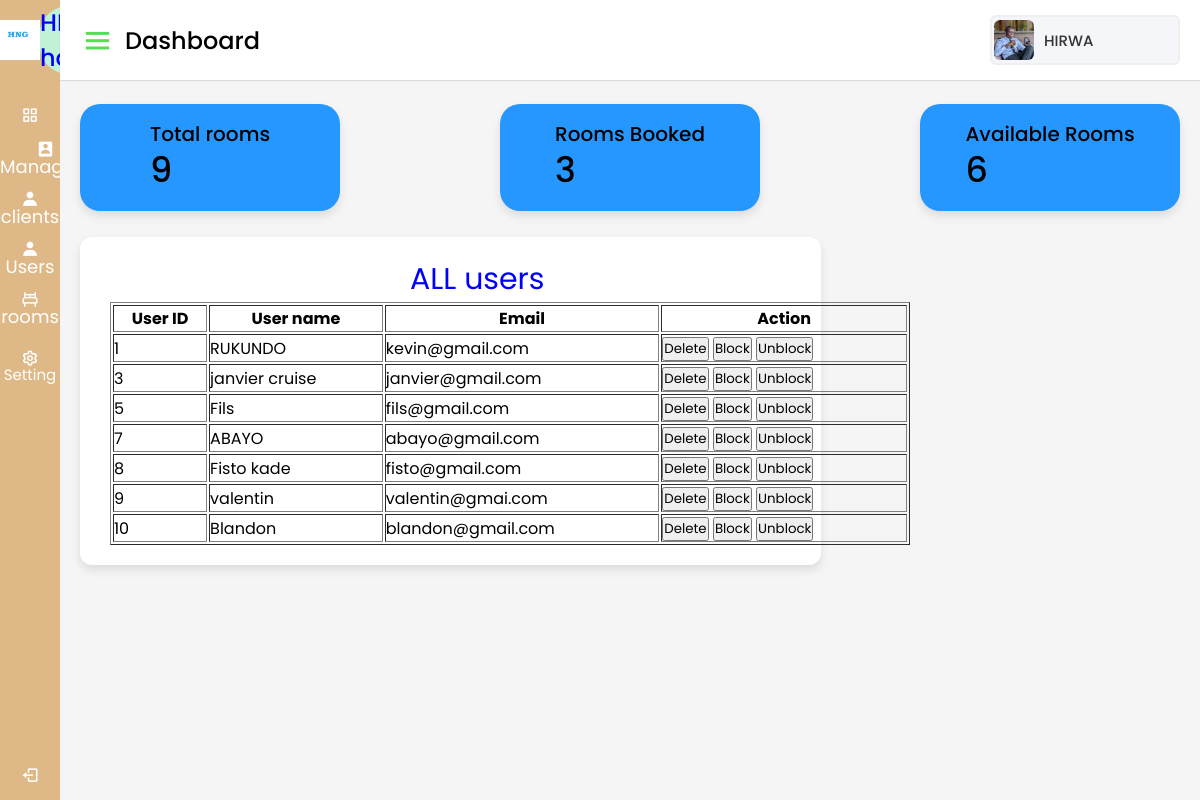
Screenshot of /user.php with the database file from the repository.
### tables this page shows
CREATE TABLE `users` (
  `userid` int(11) NOT NULL,
  `names` varchar(255) NOT NULL,
  `email` varchar(255) NOT NULL,
  `password` varchar(255) NOT NULL,
  `is_blocked` int(11) DEFAULT 0
);

### user.php (the view, shortened to what this page needs)
<html lang="en" dir="ltr">
  <head>
    <link rel="stylesheet" href="admin.css">
    <link href='https://unpkg.com/boxicons@2.0.7/css/boxicons.min.css' rel='stylesheet'>
   </head>
      <div class="sidebar">
      <div class="logo-details">
      <img src="hng.jpg" height="40px" width="40px" border-radius="100%";>
        <span class="logo_name">HIRWA hotel</span>
      </div>
        <ul class="nav-links">
          <li>
            <a href="DASHBOARDadmin.php" >
              <i class='bx bx-grid-alt' ></i>
              <span class="links_name">Dashboard</span>
            </a>
          </li>
          <li>
            <i class='bx bxs-user-rectangle' >
              <div class="dropdown">    <span class="links_name">Managers</span>
              </div></i>
          </li>
          <li>
            <i class='bx bxs-user'>
            <div class="dropdown">  <span class="links_name">clients</span>
            </div></i>
        </li>
        <li>
            <i class='bx bxs-user'>
            <div class="dropdown">  <span class="links_name">Users</span>
            </div></i>
        </li>
          <li>
             <i style="margin-right: 30px;" class='bx bx-bed'>
             <div class="dropdown"> <span class="links_name">rooms</span>
                    </div></i>
          </li><LI>
         <a href="#">
              <i class='bx bx-cog' >
              <span class="links_name">Setting</span></i>
            </a>
          </li>
          <li class="log_out">
            <a href="logout.php">
              <i class='bx bx-log-out'></i>
              <span class="links_name">Log out</span>
            </a>
          </li>
        </ul>
    </div>
    <section class="home-section">
    <nav>
      <div class="sidebar-button">
        <i class='bx bx-menu sidebarBtn'></i>
        <span class="dashboard">Dashboard</span>
      </div>
        <div class="profile-details">
            <img src="profile.jpg" alt="">
            <span class="admin_name"><?php echo isset($adminFirstName) ? $adminFirstName : 'HIRWA'; ?></span>
        </div>
    </nav>
    <?php
$servername = "localhost";
$username = "root";
$password = "";
$dbname = "hotel";
$conn = new mysqli($servername, $username, $password, $dbname);
$sqlCount = "SELECT COUNT(*) AS total_rooms FROM rooms";
$resultCount = $conn->query($sqlCount);
if ($resultCount->num_rows > 0) {
    $rowCount = $resultCount->fetch_assoc();
    $totalRooms = $rowCount['total_rooms'];
} else {
    $totalRooms = 0;
}
?>
<div class="home-content">
<div class="overview-boxes">
    <div class="box">
        <div class="right-side">
            <div class="box-topic">Total rooms</div>
            <div class="number"><?php echo $totalRooms; ?></div>
        </div>
    </div>
    <?php
$servername = "localhost";
$username = "root";
$password = "";
$dbname = "hotel";
$conn = new mysqli($servername, $username, $password, $dbname);
$sqlCountBookedRooms = "SELECT COUNT(DISTINCT clients.room_name) AS booked_rooms
                        FROM clients
                        INNER JOIN rooms ON clients.room_name = rooms.name";
$resultCountBookedRooms = $conn->query($sqlCountBookedRooms);
if ($resultCountBookedRooms->num_rows > 0) {
    $rowBookedRooms = $resultCountBookedRooms->fetch_assoc();
    $bookedRoomsCount = $rowBookedRooms['booked_rooms'];
} else {
    $bookedRoomsCount = 0;
}
?>
<div class="box">
    <div class="right-side">
        <div class="box-topic">Rooms Booked</div>
        <div class="number"><?php echo $bookedRoomsCount; ?></div>
    </div>
</div>
<?php
$servername = "localhost";
$username = "root";
$password = "";
$dbname = "hotel";
$conn = new mysqli($servername, $username, $password, $dbname);
$sqlCountAvailableRooms = "SELECT COUNT(rooms.name) AS available_rooms
                           FROM rooms
                           LEFT JOIN clients ON rooms.name = clients.room_name
                           WHERE clients.room_name IS NULL";
$resultCountAvailableRooms = $conn->query($sqlCountAvailableRooms);
if ($resultCountAvailableRooms->num_rows > 0) {
    $rowAvailableRooms = $resultCountAvailableRooms->fetch_assoc();
    $availableRoomsCount = $rowAvailableRooms['available_rooms'];
} else {
    $availableRoomsCount = 0;
}
?>
<div class="box">
    <div class="right-side">
        <div class="box-topic">Available Rooms</div>
        <div class="number"><?php echo $availableRoomsCount; ?></div>
    </div>
</div>
</div>
        <div class="sales-boxes">
          <div class="recent-sales box">
 <p style="margin-left:300px ;color:blue; font-size:30px"  > ALL users </P>
 <?php
$servername = "localhost";
$username = "root";
$password = "";
$dbname = "hotel";
$conn = new mysqli($servername, $username, $password, $dbname);
$sql = "SELECT * FROM users";
$result = $conn->query($sql);
if ($result->num_rows > 0) {
    echo "<form method='post' action='".$_SERVER["PHP_SELF"]."'>
            <table border=1 width=800px>
                <tr>
                    <th>User ID</th>
                    <th>User name</th>
                    <th>Email</th>
                    <th>Action</th>
                </tr>";
    while ($row = $result->fetch_assoc()) {
        echo "<tr>
                <td>".$row['userid']."</td>
                <td>".$row['names']."</td>
                <td>".$row['email']."</td>
                <td>
                    <button type='submit' name='delete' value='".$row['userid']."'>Delete</button>
                    <button type='submit' name='block' value='".$row['userid']."'>Block</button>
                    <button type='submit' name='unblock' value='".$row['userid']."'>Unblock</button>
                </td>
              </tr>";
    }
    echo "</table></form>";
} else {
    echo "No users found.";
}
?>
</div>
      </div>
    </div>
  </section>
</body>
</html>

### admin.css (style rules this page uses)
* { margin: 0; padding: 0; box-sizing: border-box; font-family: 'Poppins', sans-serif; }
.sidebar { position: fixed; height: 100%; width: 240px; background: burlywood;; transition: all 0.5s ease; }
.sidebar .logo-details { height: 80px; display: flex; align-items: center; }
.sidebar .logo-details .logo_name { color: blue; font-size: 24px; font-weight: 500; background-color: #C0F2D8; border-radius: 40%; }
.sidebar .nav-links { margin-top: 10px; }
.sidebar .nav-links li { position: relative; list-style: none; height: 50px; }
.sidebar .nav-links li a { height: 100%; width: 100%; display: flex; align-items: center; text-decoration: none; transition: all 0.4s ease; }
.sidebar .nav-links li i { min-width: 60px; text-align: center; font-size: 18px; color: #fff; }
.sidebar .nav-links li a .links_name { color: #fff; font-size: 15px; font-weight: 400; white-space: nowrap; }
.sidebar .nav-links .log_out { position: absolute; bottom: 0; width: 100%; }
.home-section { position: relative; background: #f5f5f5; min-height: 100vh; width: calc(100% - 240px); left: 240px; transition: all 0.5s ease; }
.home-section nav { display: flex; justify-content: space-between; height: 80px; background: #fff; display: flex; align-items: center; position: fixed; width: calc(100% - 240px); left: 240px; z-index: 100; padding: 0 20px; box-shadow: 0 1px 1px rgba(0, 0, 0, 0.1); transition: all 0.5s ease; }
.home-section nav .sidebar-button { display: flex; align-items: center; font-size: 24px; font-weight: 500; }
nav .sidebar-button i { font-size: 35px; color:#52e052; margin-right: 10px; }
.home-section nav .profile-details { display: flex; align-items: center; background: #F5F6FA; border: 2px solid #EFEEF1; border-radius: 6px; height: 50px; min-width: 190px; padding: 0 15px 0 2px; }
nav .profile-details img { height: 40px; width: 40px; border-radius: 6px; object-fit: cover; }
nav .profile-details .admin_name { font-size: 15px; font-weight: 500; color: #333; margin: 0 10px; white-space: nowrap; }
.home-section .home-content { position: relative; padding-top: 104px; }
.home-content .overview-boxes { display: flex; align-items: center; justify-content: space-between; flex-wrap: wrap; padding: 0 20px; margin-bottom: 26px; }
.overview-boxes .box { display: flex; align-items: center; justify-content: center; width: calc(100% / 4 - 15px); background: #2697FF; padding: 15px 14px; border-radius: 20px; box-shadow: 0 5px 10px rgba(0,0,0,0.1); }
.overview-boxes .box-topic { font-size: 20px; font-weight: 500; }
.home-content .box .number { display: inline-block; font-size: 35px; margin-top: -6px; font-weight: 500; }
.home-content .sales-boxes { display: flex; justify-content: space-between; display:flex; flex-wrap:wrap; }
.home-content .sales-boxes .recent-sales { width: 65%; background: #fff; padding: 20px 30px; margin: 0 20px; border-radius: 12px; box-shadow: 0 5px 10px rgba(0, 0, 0, 0.1); display:flex; flex-wrap:wrap; }
@media (max-width: 1240px) { .sidebar { width: 60px; } }
@media (max-width: 1240px) { .home-section { width: calc(100% - 60px); left: 60px; } }
@media (max-width: 1240px) { .home-section nav { width: calc(100% - 60px); left: 60px; } }

### user.php (style rules this page uses)
.dropdown { position: relative; display: inline-block; }

### rows the page displays
users: userid "1", names "RUKUNDO", email "kevin@gmail.com"
users: userid "3", names "janvier cruise", email "janvier@gmail.com"
users: userid "5", names "Fils", email "fils@gmail.com"
users: userid "7", names "ABAYO", email "abayo@gmail.com"
users: userid "8", names "Fisto kade", email "fisto@gmail.com"
users: userid "9", names "valentin", email "valentin@gmai.com"
users: userid "10", names "Blandon", email "blandon@gmail.com"

### other values shown
$totalRooms "9"
$bookedRoomsCount "3"
$availableRoomsCount "6"
